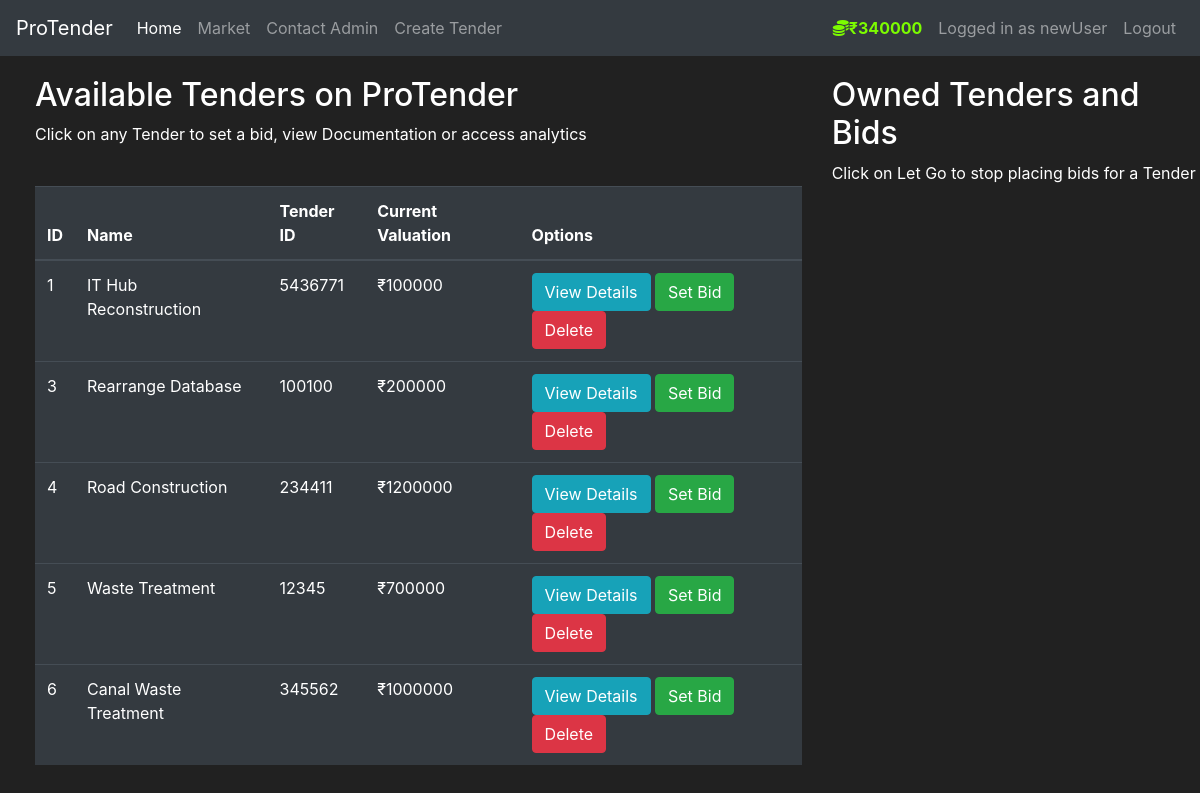
Before: /market/ (signed in) with the older database file.
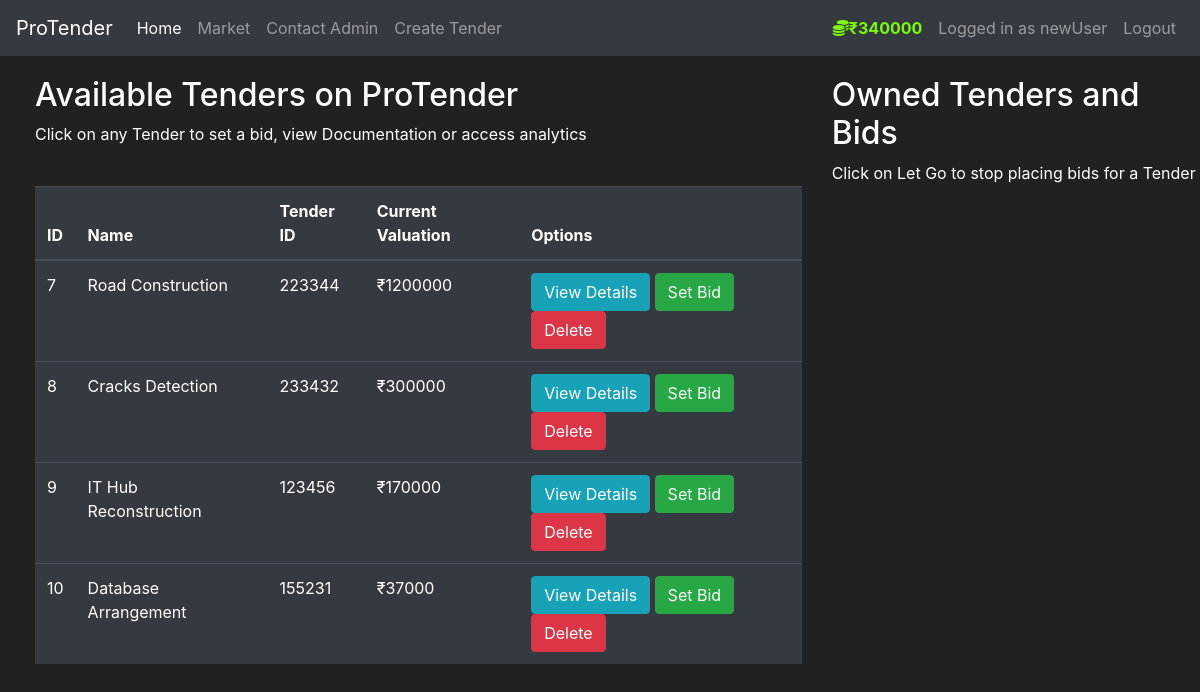
After: the same page with the newer database file.
### tms/models.py (models this page shows, shortened)
class Item(db.Model):
    id=db.Column(db.Integer(),primary_key=True)
    name=db.Column(db.String(length=60),nullable=False,unique=True)
    price=db.Column(db.Integer(),nullable=False)
    tid=db.Column(db.String(length=12),nullable=False,unique=True)
    desc=db.Column(db.String(length=2000),nullable=False,unique=True)
    owner=db.Column(db.Integer(),db.ForeignKey('user.id'))
    bids = db.relationship('Bid', backref='tender', lazy=True)
    closing_date = db.Column(db.DateTime)

### tms/routes.py (the view, shortened to what this page needs)
@app.route('/market/', methods=['GET', 'POST'])
@login_required
def market_page():
    bid_form = SetBidForm()
    sell_form = SellTenderForm()
    if request.method=='GET':
        items = Item.query.all()
        owned_items=Item.query.filter_by(owner=current_user.id)
    return render_template('market.html', bid_form=bid_form, sell_form=sell_form, items=items)

### tms/models.py (called while the page is built)
@login_manager.user_loader
def load_user(user_id):
    return User.query.get(int(user_id))

### tms/templates/market.html (shortened to what this page needs)
{% extends 'base.html' %} {% block title %} Market Page {% endblock %} {%block
navlink%}
<li class="nav-item">
  <a
    class="nav-link"
    data-toggle="modal"
    style="cursor: pointer"
    data-target="#Modal-TenderCreate"
    >Create Tender</a
  >
</li>
{%endblock%}
{%block leftnavlink%}
<li class="nav-item">
  <a class="nav-link" href="#"
  data-toggle="modal"
  data-target="#Modal-SetBudget"
  style="color: lawngreen; font-weight: bold">
    <i class="fas fa-coins"></i>₹{{ current_user.budget }}
  </a>
</li>
{%endblock%}
{% block content %}
<div class="row" style="margin-top: 20px; margin-left: 20px">
  <div class="col-8">
    <h2>Available Tenders on ProTender</h2>
    <p>
      Click on any Tender to set a bid, view Documentation or access analytics
    </p>
    <br />
    <table class="table table-hover table-dark">
      <thead>
        <tr>
          <th scope="col">ID</th>
          <th scope="col">Name</th>
          <th scope="col">Tender ID</th>
          <th scope="col">Current Valuation</th>
          <th scope="col">Options</th>
        </tr>
      </thead>
      <tbody>
        {% for item in items %} {% include 'components/items_modals.html' %}
        <tr>
          <td>{{ item.id }}</td>
          <td>{{ item.name }}</td>
          <td>{{ item.tid }}</td>
          <td>₹{{ item.price }}</td>
          <td>
            <button
              class="btn btn-outline btn-info"
              data-toggle="modal"
              data-target="#Modal-MoreInfo-{{item.id}}"
            >
              View Details
            </button>
            <button
              class="btn btn-outline btn-success"
              data-toggle="modal"
              data-target="#Modal-PurchaseConfirm-{{item.id}}"
            >
              Set Bid
            </button>
            <button
              class="btn btn-outline btn-danger"
              onclick="deleteTender('{{item.id}}')"
            >
              Delete
            </button>
          </td>
        </tr>
        {% endfor %}
      </tbody>
    </table>
  </div>
  <div class="col-4">
    <h2>Owned Tenders and Bids</h2>
    <p>Click on Let Go to stop placing bids for a Tender</p>
    <br />
  </div>
</div>
{% endblock %}

Changed rows visible on the page:
removed Item: id "1", name "IT Hub Reconstruction", tid "5436771", price "100000"
removed Item: id "3", name "Rearrange Database", tid "100100", price "200000"
removed Item: id "4", name "Road Construction", tid "234411", price "1200000"
removed Item: id "5", name "Waste Treatment", tid "12345", price "700000"
removed Item: id "6", name "Canal Waste Treatment", tid "345562", price "1000000"
added Item: id "7", name "Road Construction", tid "223344", price "1200000"
added Item: id "8", name "Cracks Detection", tid "233432", price "300000"
added Item: id "9", name "IT Hub Reconstruction", tid "123456", price "170000"
added Item: id "10", name "Database Arrangement", tid "155231", price "37000"
